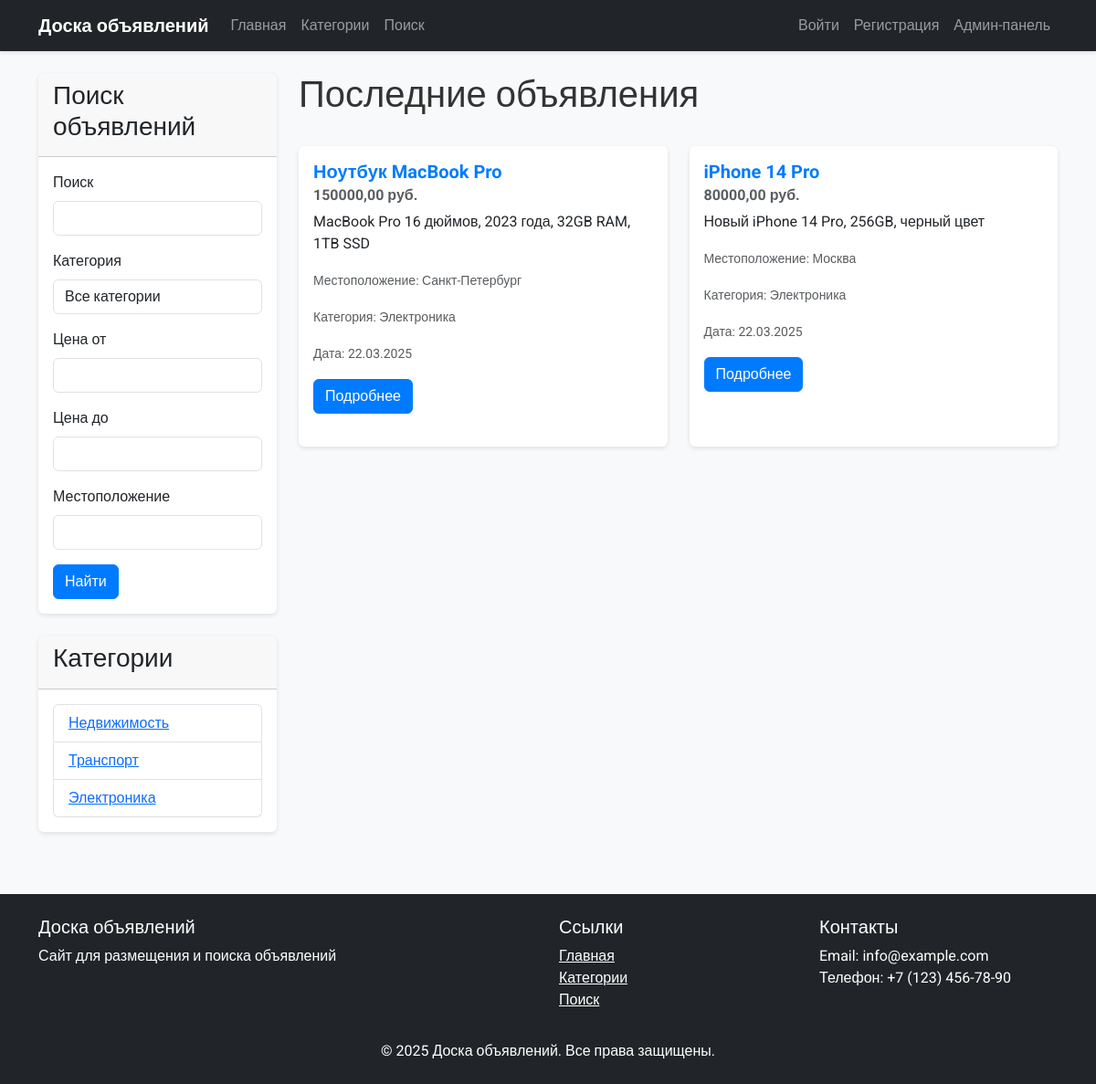
The page / on the database its author committed.
### advertisements/models.py (models this page shows, shortened)
class Category(models.Model):
    name = models.CharField(max_length=100, verbose_name='Название категории')
    slug = models.SlugField(max_length=100, unique=True, verbose_name='URL категории')
    description = models.TextField(blank=True, verbose_name='Описание категории')
    class Meta:
        verbose_name = 'Категория'
        verbose_name_plural = 'Категории'
        ordering = ['name']
    def __str__(self):
        return self.name

class Advertisement(models.Model):
    STATUS_CHOICES = (
        ('active', 'Активно'),
        ('pending', 'На модерации'),
        ('closed', 'Закрыто'),
    )
    title = models.CharField(max_length=200, verbose_name='Заголовок')
    slug = models.SlugField(max_length=200, unique_for_date='created', verbose_name='URL объявления')
    author = models.ForeignKey(User, on_delete=models.CASCADE, related_name='advertisements', verbose_name='Автор')
    category = models.ForeignKey(Category, on_delete=models.CASCADE, related_name='advertisements', verbose_name='Категория')
    description = models.TextField(verbose_name='Описание')
    price = models.DecimalField(max_digits=10, decimal_places=2, verbose_name='Цена')
    contact_info = models.CharField(max_length=255, verbose_name='Контактная информация')
    location = models.CharField(max_length=100, verbose_name='Местоположение')
    created = models.DateTimeField(auto_now_add=True, verbose_name='Дата создания')
    updated = models.DateTimeField(auto_now=True, verbose_name='Дата обновления')
    status = models.CharField(max_length=10, choices=STATUS_CHOICES, default='pending', verbose_name='Статус')
    class Meta:
        verbose_name = 'Объявление'
        verbose_name_plural = 'Объявления'
        ordering = ['-created']
        indexes = [
            models.Index(fields=['-created']),
        ]

### advertisements/views.py (the view)
# urls.py: path('', views.index, name='index'),
def index(request):
    advertisements = Advertisement.objects.filter(status='active').order_by('-created')[:10]
    categories = Category.objects.all()
    form = AdvertisementSearchForm(request.GET)
    if form.is_valid():
        query = form.cleaned_data.get('query')
        category = form.cleaned_data.get('category')
        min_price = form.cleaned_data.get('min_price')
        max_price = form.cleaned_data.get('max_price')
        location = form.cleaned_data.get('location')
        if query:
            advertisements = advertisements.filter(
                Q(title__icontains=query) | Q(description__icontains=query)
            )
        if category:
            advertisements = advertisements.filter(category=category)
        if min_price:
            advertisements = advertisements.filter(price__gte=min_price)
        if max_price:
            advertisements = advertisements.filter(price__lte=max_price)
        if location:
            advertisements = advertisements.filter(location__icontains=location)
    return render(request, 'advertisements/index.html', {
        'title': 'Доска объявлений',
        'advertisements': advertisements,
        'categories': categories,
        'form': form
    })

### advertisements/forms.py
class AdvertisementSearchForm(forms.Form):
    query = forms.CharField(required=False, label='Поиск')
    category = forms.ModelChoiceField(
        queryset=Category.objects.all(),
        required=False,
        label='Категория',
        empty_label='Все категории'
    )
    min_price = forms.DecimalField(required=False, label='Цена от')
    max_price = forms.DecimalField(required=False, label='Цена до')
    location = forms.CharField(required=False, label='Местоположение')
    def __init__(self, *args, **kwargs):
        super().__init__(*args, **kwargs)
        for field_name, field in self.fields.items():
            field.widget.attrs['class'] = 'form-control'

### advertisements/templates/advertisements/index.html (shortened to what this page needs)
{% extends "advertisements/base.html" %}
{% block content %}
<div class="row">
    <div class="col-md-3">
        <div class="card mb-4">
            <div class="card-header">
                <h3>Поиск объявлений</h3>
            </div>
            <div class="card-body">
                <form method="get" action="{% url 'advertisements:search' %}">
                    <div class="mb-3">
                        <label for="{{ form.query.id_for_label }}" class="form-label">{{ form.query.label }}</label>
                        {{ form.query }}
                    </div>
                    <div class="mb-3">
                        <label for="{{ form.category.id_for_label }}" class="form-label">{{ form.category.label }}</label>
                        {{ form.category }}
                    </div>
                    <div class="mb-3">
                        <label for="{{ form.min_price.id_for_label }}" class="form-label">{{ form.min_price.label }}</label>
                        {{ form.min_price }}
                    </div>
                    <div class="mb-3">
                        <label for="{{ form.max_price.id_for_label }}" class="form-label">{{ form.max_price.label }}</label>
                        {{ form.max_price }}
                    </div>
                    <div class="mb-3">
                        <label for="{{ form.location.id_for_label }}" class="form-label">{{ form.location.label }}</label>
                        {{ form.location }}
                    </div>
                    <button type="submit" class="btn btn-primary">Найти</button>
                </form>
            </div>
        </div>
        <div class="card">
            <div class="card-header">
                <h3>Категории</h3>
            </div>
            <div class="card-body">
                <ul class="list-group">
                    {% for category in categories %}
                    <li class="list-group-item">
                        <a href="{% url 'advertisements:category_detail' category.slug %}">{{ category.name }}</a>
                    </li>
                    {% empty %}
                    <li class="list-group-item">Нет доступных категорий</li>
                    {% endfor %}
                </ul>
            </div>
        </div>
    </div>
    <div class="col-md-9">
        <div class="d-flex justify-content-between align-items-center mb-4">
            <h1>Последние объявления</h1>
        </div>
        <div class="row">
            {% for advertisement in advertisements %}
            <div class="col-md-6 mb-4">
                <div class="card h-100">
                    <div class="card-body">
                        <h5 class="card-title">{{ advertisement.title }}</h5>
                        <h6 class="card-subtitle mb-2 text-muted">{{ advertisement.price }} руб.</h6>
                        <p class="card-text">{{ advertisement.description|truncatewords:20 }}</p>
                        <p class="card-text"><small class="text-muted">Местоположение: {{ advertisement.location }}</small></p>
                        <p class="card-text"><small class="text-muted">Категория: {{ advertisement.category.name }}</small></p>
                        <p class="card-text"><small class="text-muted">Дата: {{ advertisement.created|date:"d.m.Y" }}</small></p>
                        <a href="{% url 'advertisements:advertisement_detail' advertisement.id %}" class="btn btn-primary">Подробнее</a>
                    </div>
                </div>
            </div>
            {% empty %}
            <div class="col-12">
                <div class="alert alert-info">
                    Объявлений пока нет. {% if user.is_authenticated %}<a href="{% url 'advertisements:advertisement_create' %}">Создайте первое!</a>{% endif %}
                </div>
            </div>
            {% endfor %}
        </div>
    </div>
</div>
{% endblock %}

### advertisements/templates/advertisements/base.html (shortened to what this page needs)
{% load static %}
<!DOCTYPE html>
<html lang="ru">
<head>
    <link rel="stylesheet" href="https://cdn.jsdelivr.net/npm/bootstrap@5.3.2/dist/css/bootstrap.min.css">
    <link rel="stylesheet" href="{% static 'advertisements/css/style.css' %}">
</head>
<body>
    <nav class="navbar navbar-expand-lg navbar-dark bg-dark">
        <div class="container">
            <a class="navbar-brand" href="{% url 'advertisements:index' %}">Доска объявлений</a>
            <div class="collapse navbar-collapse" id="navbarNav">
                <ul class="navbar-nav me-auto">
                    <li class="nav-item">
                        <a class="nav-link" href="{% url 'advertisements:index' %}">Главная</a>
                    </li>
                    <li class="nav-item">
                        <a class="nav-link" href="{% url 'advertisements:category_list' %}">Категории</a>
                    </li>
                    <li class="nav-item">
                        <a class="nav-link" href="{% url 'advertisements:search' %}">Поиск</a>
                    </li>
                </ul>
                <ul class="navbar-nav">
                    {% if user.is_authenticated %}
                        <li class="nav-item">
                            <a class="nav-link" href="{% url 'advertisements:advertisement_create' %}">Добавить объявление</a>
                        </li>
                        <li class="nav-item">
                            <a class="nav-link" href="{% url 'advertisements:profile' %}">Профиль</a>
                        </li>
                        <li class="nav-item">
                            <a class="nav-link" href="{% url 'advertisements:logout' %}">Выйти</a>
                        </li>
                    {% else %}
                        <li class="nav-item">
                            <a class="nav-link" href="{% url 'advertisements:login' %}">Войти</a>
                        </li>
                        <li class="nav-item">
                            <a class="nav-link" href="{% url 'advertisements:register' %}">Регистрация</a>
                        </li>
                    {% endif %}
                    <li class="nav-item">
                        <a class="nav-link" href="/admin/">Админ-панель</a>
                    </li>
                </ul>
            </div>
        </div>
    </nav>
    <div class="container mt-4">
        {% block content %}{% endblock %}
    </div>
    <footer class="mt-5 py-4 bg-dark text-white">
        <div class="container">
            <div class="row">
                <div class="col-md-6">
                    <h5>Доска объявлений</h5>
                    <p>Сайт для размещения и поиска объявлений</p>
                </div>
                <div class="col-md-3">
                    <h5>Ссылки</h5>
                    <ul class="list-unstyled">
                        <li><a href="{% url 'advertisements:index' %}" class="text-white">Главная</a></li>
                        <li><a href="{% url 'advertisements:category_list' %}" class="text-white">Категории</a></li>
                        <li><a href="{% url 'advertisements:search' %}" class="text-white">Поиск</a></li>
                    </ul>
                </div>
                <div class="col-md-3">
                    <h5>Контакты</h5>
                    <ul class="list-unstyled">
                        <li>Email: info@example.com</li>
                        <li>Телефон: +7 (123) 456-78-90</li>
                    </ul>
                </div>
            </div>
            <div class="row mt-3">
                <div class="col-12 text-center">
                    <p class="mb-0">&copy; {% now "Y" %} Доска объявлений. Все права защищены.</p>
                </div>
            </div>
        </div>
    </footer>
</body>
</html>

### advertisements/static/advertisements/css/style.css (style rules this page uses)
body { font-family: 'Roboto', sans-serif; background-color: #f8f9fa; color: #333; }
.navbar { box-shadow: 0 2px 4px rgba(0, 0, 0, 0.1); }
.navbar-brand { font-weight: bold; }
.card { transition: transform 0.3s ease, box-shadow 0.3s ease; margin-bottom: 20px; border: none; box-shadow: 0 2px 5px rgba(0, 0, 0, 0.1); }
.card-title { font-weight: bold; color: #007bff; }
.card-subtitle { font-weight: bold; color: #28a745; }
.btn-primary { background-color: #007bff; border-color: #007bff; }
footer { background-color: #343a40; color: #fff; padding: 20px 0; margin-top: 30px; }

### rows shown on the page
Category: name "Недвижимость"
Category: name "Транспорт"
Category: name "Электроника"
Advertisement: title "Ноутбук MacBook Pro", price "150000,00", description "MacBook Pro 16 дюймов, 2023 года, 32GB RAM, 1TB SSD", location "Санкт-Петербург", category.name "Электроника", created "22.03.2025"
Advertisement: title "iPhone 14 Pro", price "80000,00", description "Новый iPhone 14 Pro, 256GB, черный цвет", location "Москва", category.name "Электроника", created "22.03.2025"
